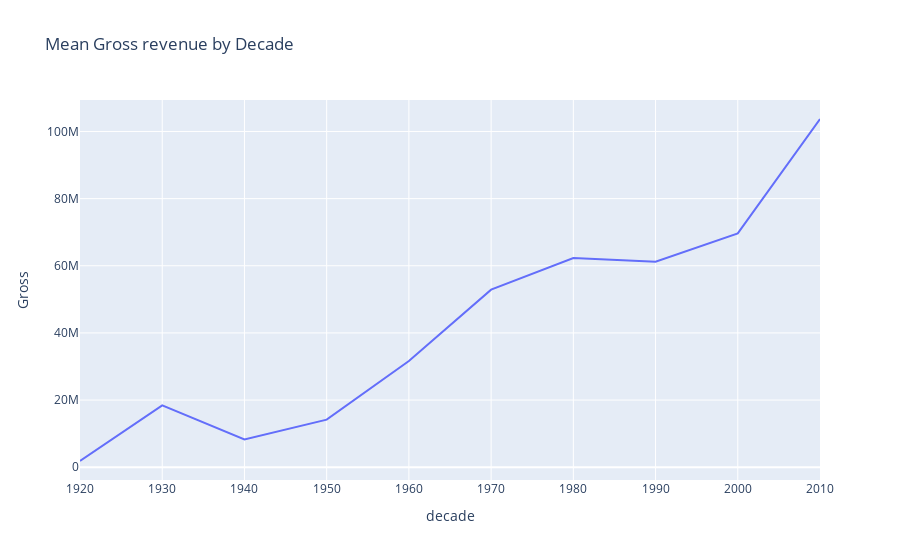

Here is the notebook cell this chart was saved with:
### Markdown cell above
Para melhor visualizar essa mudança no lucro médio dos filmes, vamos visualizar a média por década.

### Code cell
df2['decade'] = df2['Released_Year'] // 10 * 10  # Coluna década contem a década correspondente do ano de lançamento do filme

# Agrupar os filmes por ano e calcular a média dos lucros por década
mean_runtime_by_decade = df2.groupby('decade')['Gross'].mean().reset_index()

# Gráfico de linha para a média dos lucros por década
fig = ex.line(mean_runtime_by_decade, x='decade', y='Gross', title='Mean Gross revenue by Decade')
fig.update_xaxes(type='category')
fig.show()

### Figure 1 — Plotly figure (JSON) as saved in the notebook; plotly's stock layout.template omitted (floating-point values rounded to 4 significant figures)
{"data": [{"hovertemplate": "decade=%{x}<br>Gross=%{y}<extra></extra>", "legendgroup": "", "line": {"color": "#636efa", "dash": "solid"}, "marker": {"symbol": "circle"}, "mode": "lines", "name": "", "orientation": "v", "showlegend": false, "type": "scatter", "x": [1920, 1930, 1940, 1950, 1960, 1970, 1980, 1990, 2000, 2010], "xaxis": "x", "y": [1845000.0, 18400000.0, 8293000.0, 14174694, 31630000.0, 52880000.0, 62310000.0, 61230000.0, 69660000.0, 103700000.0], "yaxis": "y"}], "layout": {"legend": {"tracegroupgap": 0}, "title": {"text": "Mean Gross revenue by Decade"}, "xaxis": {"anchor": "y", "domain": [0, 1], "title": {"text": "decade"}, "type": "category"}, "yaxis": {"anchor": "x", "domain": [0, 1], "title": {"text": "Gross"}}}}
